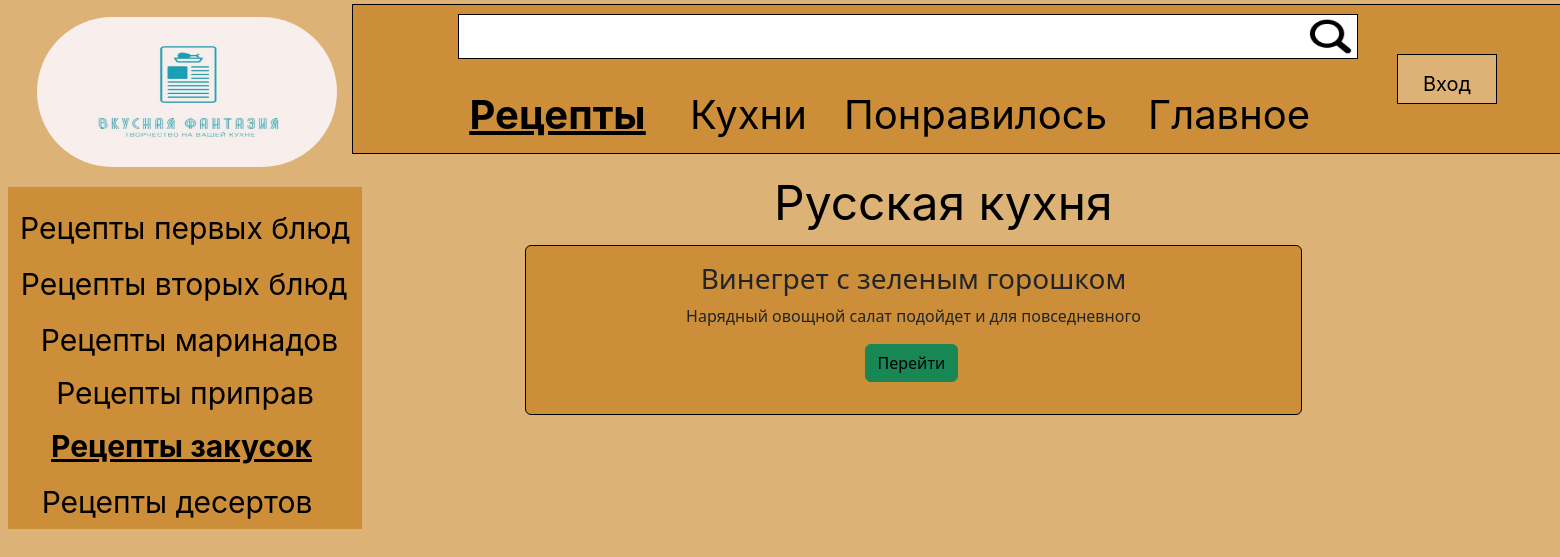
/recipe/snacks_Russia, run on the app's committed database.
### recipe/models.py (models this page shows, shortened)
class Articles(models.Model):
    country = models.CharField ('Национальная кухня', max_length=50)
    title = models.CharField('Название блюда', max_length=100)
    photo = models.ImageField(upload_to='media')
    descriptions = models.CharField('Описание', max_length=150)
    cooking = models.TextField('Как приготовить')
    products = models.TextField('Ингредиенты')
    dish = models.CharField('Тип блюда', max_length=50)
    tableware = models.TextField('Тип приготовления')
    time = models.CharField('Время приготовления', max_length=50)
    class Meta:
        verbose_name ='Рецепт'
        verbose_name_plural = 'рецепты'

### recipe/views.py (the view)
# urls.py: path('snacks_Russia', views.recipe_snacks, ),
def recipe_snacks(request):
    recipe = Articles.objects.filter(dish='Закуска')
    return render(request, 'recipe/recipe_snacks_Russia.html', {'recipe': recipe})

### recipe/templates/recipe/recipe_snacks_Russia.html (shortened to what this page needs)
{% extends "main/layout7.html" %}
{%  load static %}
{% block content %}
    {% for el in recipe %}
    <div class='alert alert-worning'>
        <h3>{{ el.title }}</h3>
        <p>{{ el.descriptions }}<p>
        <a href ='{% url 'recipe-detail' el.id %}' class="btn btn-success">Перейти</a>
    </div>
    {% endfor %}
{% endblock %}

### main/static/main/css/main2.css (style rules this page uses)
.btn { color: black; text-decoration: none; white-space: nowrap; }
.alert-worning { width: 777px; height: 170px; position: absolute; margin: 245px 525px; text-align: center; background: #CC8E38; border: 1px black solid; }

### data on the page
Articles: title "Винегрет с зеленым горошком", descriptions "Нарядный овощной салат подойдет и для повседневного"
